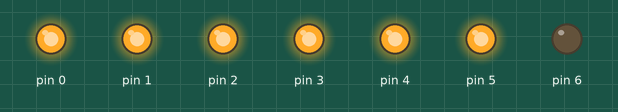
A sketch run on a simulated Arduino Uno, built with avr-gcc and run on an emulated ATmega328P. Shown: output pins drawn as LEDs (lit = HIGH).

Above: at 0.1 s.
At 4.1 s:
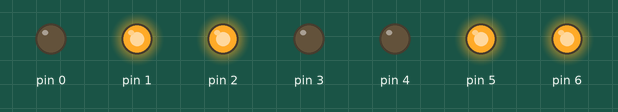
At 9.1 s:
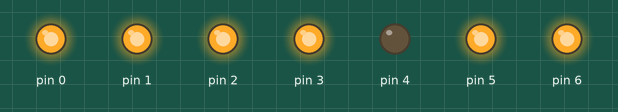
At 20.1 s:
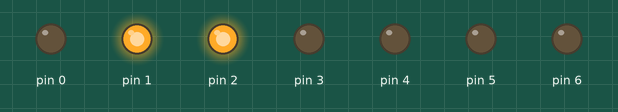
At 29.1 s:
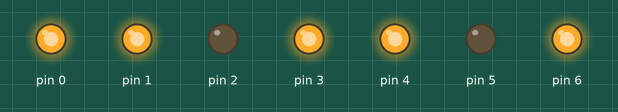
At 39.1 s:
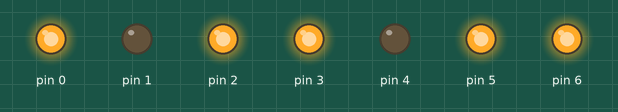
Timing chart, 0 to 40.0 s (numbered marks = the images above):
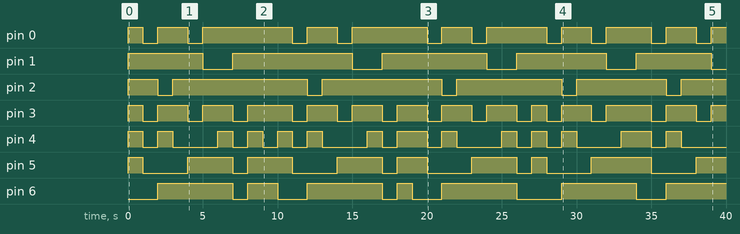

The sketch:

_10_SSD1D_0-9_0-8_0-7.ino
```cpp
void setup() {
  // put your setup code here, to run once:
char i;
for(i=0;i<7;i++)
{
  pinMode(i,OUTPUT);
}
}

void loop() {
  // put your main code here, to run repeatedly:
char i,j;
for(i=9;i>=0;i--)
{
  for(j=0;j<=i;j++)
  {
    printssd(j);
    delay(1000);
  }
}
}
void printssd(char x)
{
  if(x==0)
  {
    digitalWrite(0,HIGH);
    digitalWrite(1,HIGH);
    digitalWrite(2,HIGH);
    digitalWrite(3,HIGH);
    digitalWrite(4,HIGH);
    digitalWrite(5,HIGH);
    digitalWrite(6,LOW);
  }
  else if(x==1)
  {
    digitalWrite(0,LOW);
    digitalWrite(1,HIGH);
    digitalWrite(2,HIGH);
    digitalWrite(3,LOW);
    digitalWrite(4,LOW);
    digitalWrite(5,LOW);
    digitalWrite(6,LOW);
  }
  else if(x==2)
  {
    digitalWrite(0,HIGH);
    digitalWrite(1,HIGH);
    digitalWrite(2,LOW);
    digitalWrite(3,HIGH);
    digitalWrite(4,HIGH);
    digitalWrite(5,LOW);
    digitalWrite(6,HIGH);
  }
  else if(x==3)
  {
    digitalWrite(0,HIGH);
    digitalWrite(1,HIGH);
    digitalWrite(2,HIGH);
    digitalWrite(3,HIGH);
    digitalWrite(4,LOW);
    digitalWrite(5,LOW);
    digitalWrite(6,HIGH);
  }
  else if(x==4)
  {
    digitalWrite(0,LOW);
    digitalWrite(1,HIGH);
    digitalWrite(2,HIGH);
    digitalWrite(3,LOW);
    digitalWrite(4,LOW);
    digitalWrite(5,HIGH);
    digitalWrite(6,HIGH);
  }
  else if(x==5)
  {
    digitalWrite(0,HIGH);
    digitalWrite(1,LOW);
    digitalWrite(2,HIGH);
    digitalWrite(3,HIGH);
    digitalWrite(4,LOW);
    digitalWrite(5,HIGH);
    digitalWrite(6,HIGH);
  }
  else if(x==6)
  {
    digitalWrite(0,HIGH);
    digitalWrite(1,LOW);
    digitalWrite(2,HIGH);
    digitalWrite(3,HIGH);
    digitalWrite(4,HIGH);
    digitalWrite(5,HIGH);
    digitalWrite(6,HIGH);
  }
  else if(x==7)
  {
    digitalWrite(0,HIGH);
    digitalWrite(1,HIGH);
    digitalWrite(2,HIGH);
    digitalWrite(3,LOW);
    digitalWrite(4,LOW);
    digitalWrite(5,LOW);
    digitalWrite(6,LOW);
  }
  else if(x==8)
  {
    digitalWrite(0,HIGH);
    digitalWrite(1,HIGH);
    digitalWrite(2,HIGH);
    digitalWrite(3,HIGH);
    digitalWrite(4,HIGH);
    digitalWrite(5,HIGH);
    digitalWrite(6,HIGH);
  }
  else if(x==9)
  {
    digitalWrite(0,HIGH);
    digitalWrite(1,HIGH);
    digitalWrite(2,HIGH);
    digitalWrite(3,HIGH);
    digitalWrite(4,LOW);
    digitalWrite(5,HIGH);
    digitalWrite(6,HIGH);
  }
}
```

Measured:
- by itself, pin 0: LOW → HIGH at 0.00 s, → LOW 1.0 s later, → HIGH 1.0 s later, → LOW 2.0 s later, … (21 changes in this stretch)
- by itself, pin 1: LOW → HIGH at 0.00 s, → LOW 5.0 s later, → HIGH 2.0 s later, → LOW 8.0 s later, … (10 changes in this stretch)
- by itself, pin 2: LOW → HIGH at 0.00 s, → LOW 2.0 s later, → HIGH 1.0 s later, → LOW 9.0 s later, … (11 changes in this stretch)
- by itself, pin 3: LOW → HIGH at 0.00 s, → LOW 1.0 s later, → HIGH 1.0 s later, → LOW 2.0 s later, … (27 changes in this stretch)
- by itself, pin 4: LOW → HIGH at 0.00 s, → LOW 1.0 s later, → HIGH 1.0 s later, → LOW 1.0 s later, … (28 changes in this stretch)
- by itself, pin 5: LOW → HIGH at 0.00 s, → LOW 1.0 s later, → HIGH 3.0 s later, → LOW 3.0 s later, … (17 changes in this stretch)
- by itself, pin 6: LOW → HIGH at 2.0 s, → LOW 5.0 s later, → HIGH 1.0 s later, → LOW 2.0 s later, … (13 changes in this stretch)
